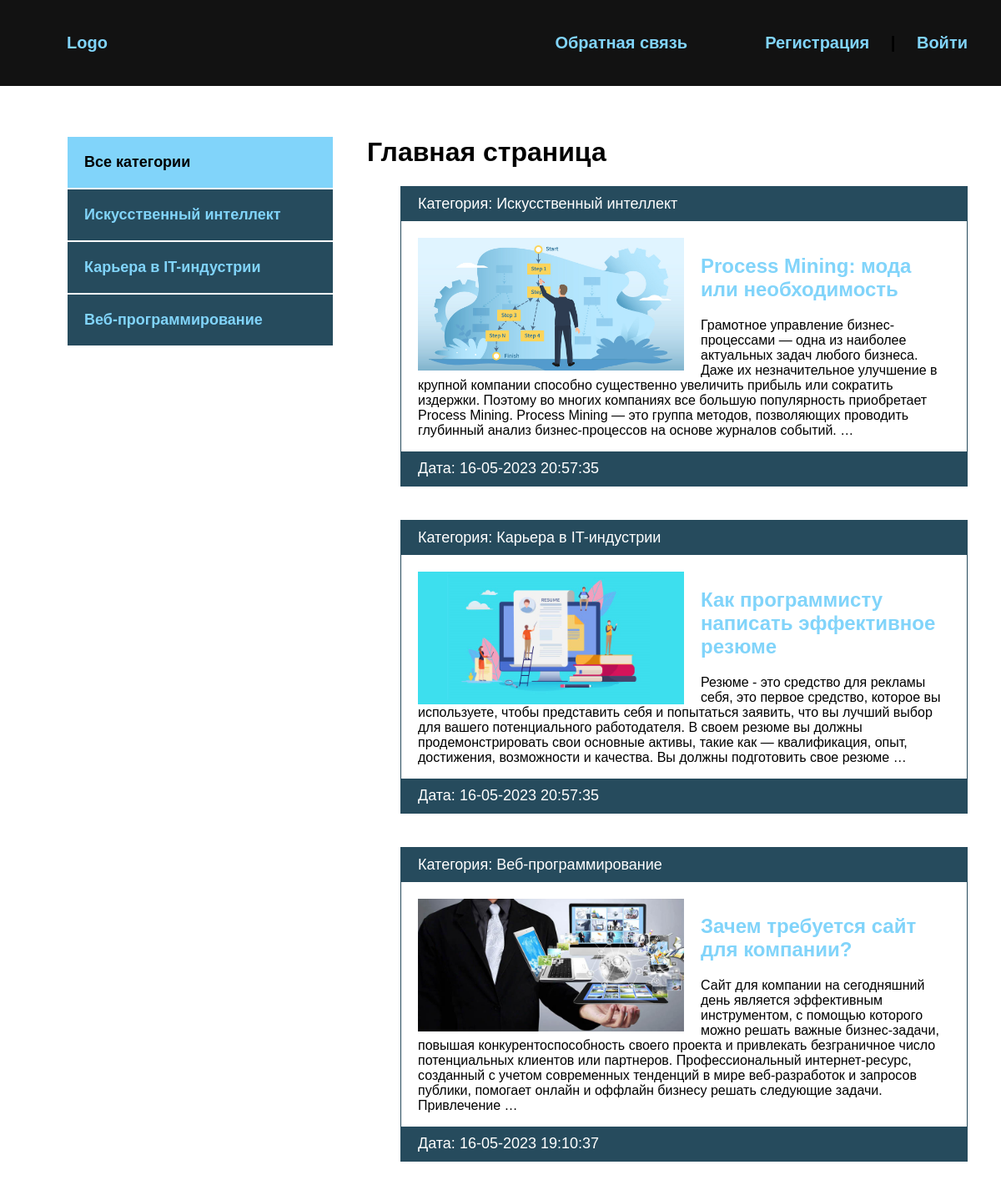
Before: / with the older database file.
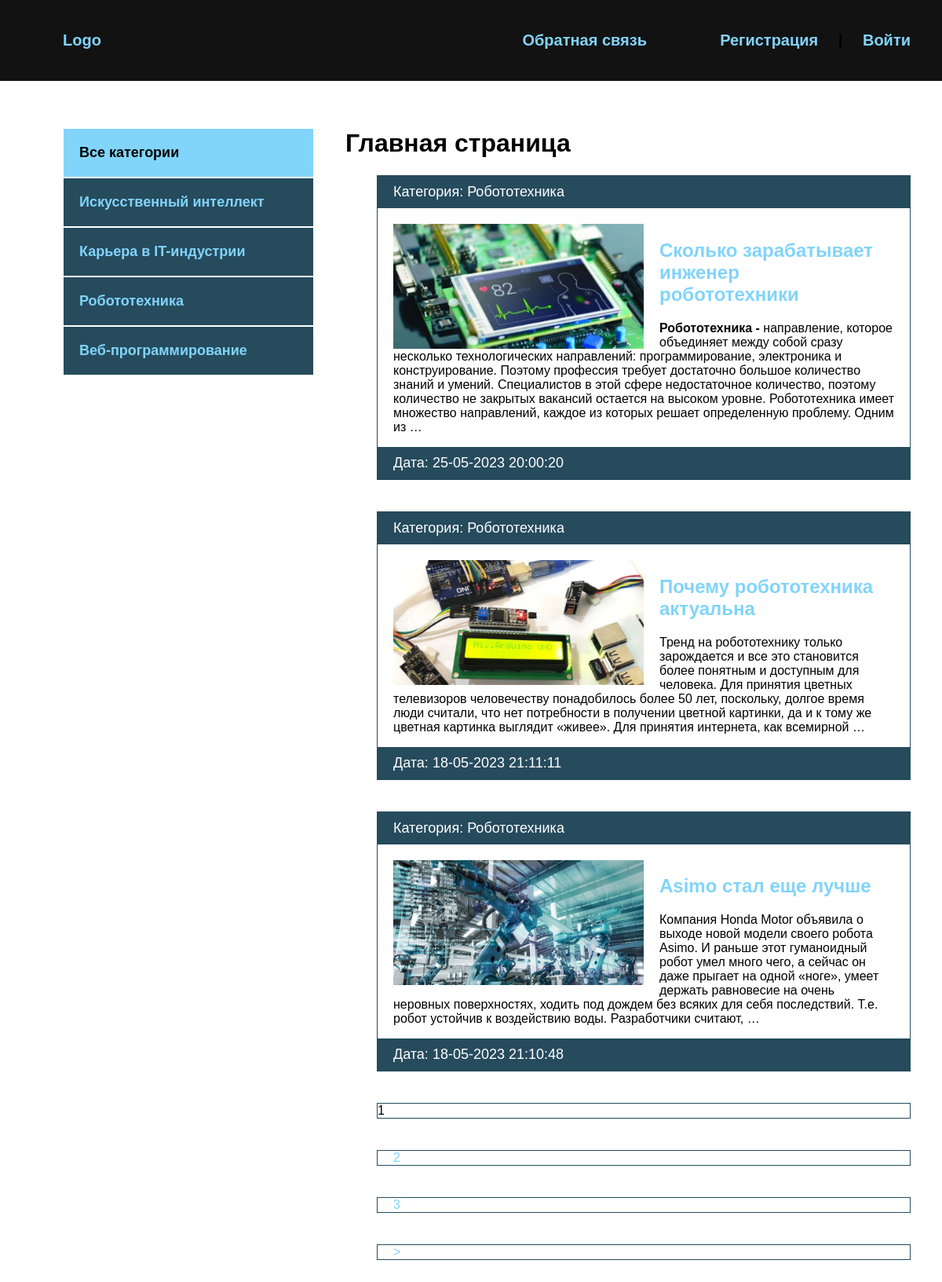
After: the same page with the newer database file.
### blog/models.py (models this page shows, shortened)
class Category(models.Model):
    name = models.CharField(max_length=255, verbose_name='Категория')
    slug = models.SlugField(max_length=255, unique=True, verbose_name='URL')
    def __str__(self):
        return self.name
    def get_absolute_url(self):
        return reverse('category', kwargs={'cat_slug': self.slug})
    class Meta:
        verbose_name = "Категорию"
        verbose_name_plural = "Категории"

class Blog(models.Model):
    title = models.CharField(max_length=255, verbose_name='Название')
    slug = models.SlugField(max_length=255, unique=True, verbose_name="URL")
    content = models.TextField(blank=True, verbose_name='Контент')
    photo = models.ImageField(upload_to="photos/%Y/%m/%d/", blank=True, verbose_name='Фото')
    time_created = models.DateTimeField(auto_now_add=True, verbose_name='Дата публикации')
    time_update = models.DateTimeField(auto_now=True, verbose_name='Дата обновления')
    is_published = models.BooleanField(default=True, verbose_name='Опубликовано')
    cat = models.ForeignKey('Category', on_delete=models.PROTECT, verbose_name='Категория')
    def get_absolute_url(self):
        return reverse('post', kwargs={'post_slug': self.slug})
    class Meta:
        verbose_name = "Новость"
        verbose_name_plural = "Новости"
        ordering = ['-time_created']

### blog/views.py (the view)
# urls.py: path('', BlogHome.as_view(), name='index'),
class BlogHome(DataMixin, ListView):
    model = Blog
    template_name = "blog/index.html"
    context_object_name = 'posts'
    def get_context_data(self, *, object_list=None, **kwargs):
        context = super().get_context_data(**kwargs)
        c_def = self.get_user_context(title='Главная страница')
        return dict(list(context.items()) + list(c_def.items()))
    def get_queryset(self):
        return Blog.objects.filter(is_published=True).select_related('cat')

### blog/utils.py (called while the page is built)
    def get_user_context(self, **kwargs):
        context = kwargs
        cats = Category.objects.annotate(Count('blog'))
        user_menu = menu.copy()
        if not self.request.user.is_authenticated:
            user_menu.pop(0)
        context['menu'] = user_menu
        context['cats'] = cats
        if 'cat_selected' not in context:
            context['cat_selected'] = 0
        return context

### blog/templates/blog/index.html
{% extends 'blog/base.html' %}
{% block content %}
{% load static %}
<h1>{{ title }}</h1>
<ul>
    {% for p in posts %}
    <li>
        <p class="first">Категория: {{p.cat}}</p>
        <div class="text">
            {% if p.photo %}
            <img src="{{ p.photo.url }}" class="image" alt="">
            {% else %}
            <img src="{% static 'blog/default.jpg' %}" class="image" alt="">
            {% endif %}
            <h2><a href="{{ p.get_absolute_url }}">{{ p.title }}</a></h2>
            <p>{{ p.content|safe|truncatewords:50 }}</p>
        </div>
        <p class="date">Дата: {{ p.time_update|date:"d-m-Y H:i:s" }}</p>
    </li>
    {% endfor %}
</ul>
{% endblock %}

### blog/templates/blog/base.html (shortened to what this page needs)
{% load static %}
{% load blog_tags %}
<!DOCTYPE html>
<html lang="en">
<head>
    <link rel="stylesheet" href="{% static 'css/style.css' %}">
</head>
<body>
    <div class="header">
        <div class="wrap">
            <ul class="mainmenu">
                <li class="logo"><a href="{% url 'index' %}">Logo</a></li>
                {% for m in menu %}
                <li class="last"><a href="{% url m.url_name %}">{{ m.title }}</a></li>
                {% endfor %}
                {% if request.user.is_authenticated %}
                <li class="last">{{ user.username }} | <a href="{% url 'logout' %}">Выйти</a></li>
                {% else %}
                <li class="last"><a href="{% url 'register' %}">Регистрация</a> |
                    <a href="{% url 'login' %}">Войти</a></li>
                {% endif %}
            </ul>
        </div>
    </div>
    <div class="content">
        <div class="wrap">
            <div class="sidebar">
                <ul>
                    {% if cat_selected == 0 %}
                    <li class="selected">Все категории</li>
                    {% else %}
                    <li><a href="{% url 'index' %}">Все категории</a></li>
                    {% endif %}
                    {% for c in cats %}
                        {% if c.blog__count > 0 %}
                            {% if c.pk == cat_selected %}
                            <li class="selected">{{ c.name }}</li>
                            {% else %}
                            <li><a href="{{ c.get_absolute_url }}">{{ c.name }}</a></li>
                            {% endif %}
                        {% endif %}
                    {% endfor %}
                </ul>
            </div>
            <div class="main">
                {% block content %}
                {% endblock %}
                {% if page_obj.has_other_pages %}
                <div>
                    <ul class="list-pages">
                        {% for p in paginator.page_range %}
                            {% if page_obj.number == p %}
                            <li class="page-num page-num-selected">{{ p }}</li>
                            {% elif p >= page_obj.number|add:-2 and p <= page_obj.number|add:2 %}
                            <li class="page-num">
                                <a href="?page={{ p }}">{{ p }}</a>
                            </li>
                            {% endif %}
                        {% endfor %}
                        {% if page_obj.has_next %}
                        <li class="page-num">
                            <a href="?page={{ page_obj.next_page_number }}">&gt;</a>
                        </li>
                        {% endif %}
                    </ul>
                </div>
                {% endif %}
            </div>
        </div>
    </div>
</body>
</html>

Changed rows visible on the page:
no longer on this page (row unchanged): Blog: cat "Искусственный интеллект", photo (picture), title "Process Mining: мода или необходимость", content "Грамотное управление бизнес-процессами — одна из наиболее актуальных задач любого бизнеса. Даже их незначительное улучшение в крупной компании способно существенно увеличить прибыль или сократить издержки. Поэтому во многих компаниях все большую популярность приобретает Process Mining. Process Mining — это группа методов, позволяющих проводить глубинный анализ бизнес-процессов на основе журналов событий. …", time_update "16-05-2023 20:57:35"
no longer on this page (row unchanged): Blog: cat "Карьера в IT-индустрии", photo (picture), title "Как программисту написать эффективное резюме", content "Резюме - это средство для рекламы себя, это первое средство, которое вы используете, чтобы представить себя и попытаться заявить, что вы лучший выбор для вашего потенциального работодателя. В своем резюме вы должны продемонстрировать свои основные активы, такие как — квалификация, опыт, достижения, возможности и качества. Вы должны подготовить свое резюме …", time_update "16-05-2023 20:57:35"
no longer on this page (row unchanged): Blog: cat "Веб-программирование", photo (picture), title "Зачем требуется сайт для компании?", content "Сайт для компании на сегодняшний день является эффективным инструментом, с помощью которого можно решать важные бизнес-задачи, повышая конкурентоспособность своего проекта и привлекать безграничное число потенциальных клиентов или партнеров. Профессиональный интернет-ресурс, созданный с учетом современных тенденций в мире веб-разработок и запросов публики, помогает онлайн и оффлайн бизнесу решать следующие задачи. Привлечение …", time_update "16-05-2023 19:10:37"
now on this page (row unchanged): Category: name "Робототехника"
added Blog: cat "Робототехника", photo (picture), title "Сколько зарабатывает инженер робототехники", content "Робототехника - направление, которое объединяет между собой сразу несколько технологических направлений: программирование, электроника и конструирование. Поэтому профессия требует достаточно большое количество знаний и умений. Специалистов в этой сфере недостаточное количество, поэтому количество не закрытых вакансий остается на высоком уровне. Робототехника имеет множество направлений, каждое из которых решает определенную проблему. Одним из …", time_update "25-05-2023 20:00:20"
added Blog: cat "Робототехника", photo (picture), title "Почему робототехника актуальна", content "Тренд на робототехнику только зарождается и все это становится более понятным и доступным для человека. Для принятия цветных телевизоров человечеству понадобилось более 50 лет, поскольку, долгое время люди считали, что нет потребности в получении цветной картинки, да и к тому же цветная картинка выглядит «живее». Для принятия интернета, как всемирной …", time_update "18-05-2023 21:11:11"
added Blog: cat "Робототехника", title "Asimo стал еще лучше", content "Компания Honda Motor объявила о выходе новой модели своего робота Asimo. И раньше этот гуманоидный робот умел много чего, а сейчас он даже прыгает на одной «ноге», умеет держать равновесие на очень неровных поверхностях, ходить под дождем без всяких для себя последствий. Т.е. робот устойчив к воздействию воды. Разработчики считают, …", time_update "18-05-2023 21:10:48"
Other visible differences:
new list line: "1"
new list line: "2"
new list line: "3"
